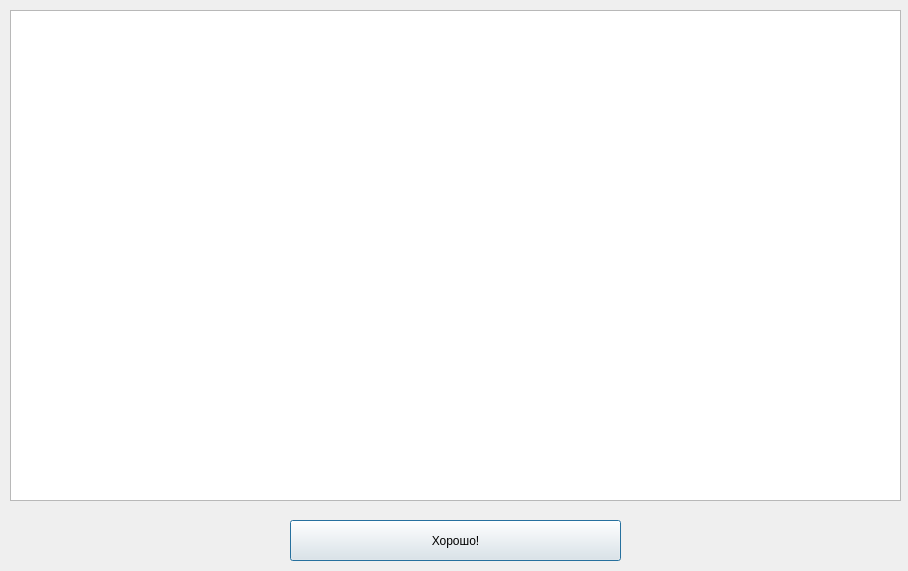
<?xml version="1.0" encoding="UTF-8"?>
<ui version="4.0">
 <class>Report</class>
 <widget class="QDialog" name="Report">
  <property name="geometry">
   <rect>
    <x>0</x>
    <y>0</y>
    <width>908</width>
    <height>571</height>
   </rect>
  </property>
  <property name="windowTitle">
   <string>Отчет</string>
  </property>
  <widget class="QTextBrowser" name="textBrowser">
   <property name="geometry">
    <rect>
     <x>10</x>
     <y>10</y>
     <width>891</width>
     <height>491</height>
    </rect>
   </property>
  </widget>
  <widget class="QPushButton" name="approveButton">
   <property name="geometry">
    <rect>
     <x>290</x>
     <y>520</y>
     <width>331</width>
     <height>41</height>
    </rect>
   </property>
   <property name="text">
    <string>Хорошо!</string>
   </property>
  </widget>
 </widget>
 <resources/>
 <connections/>
</ui>
